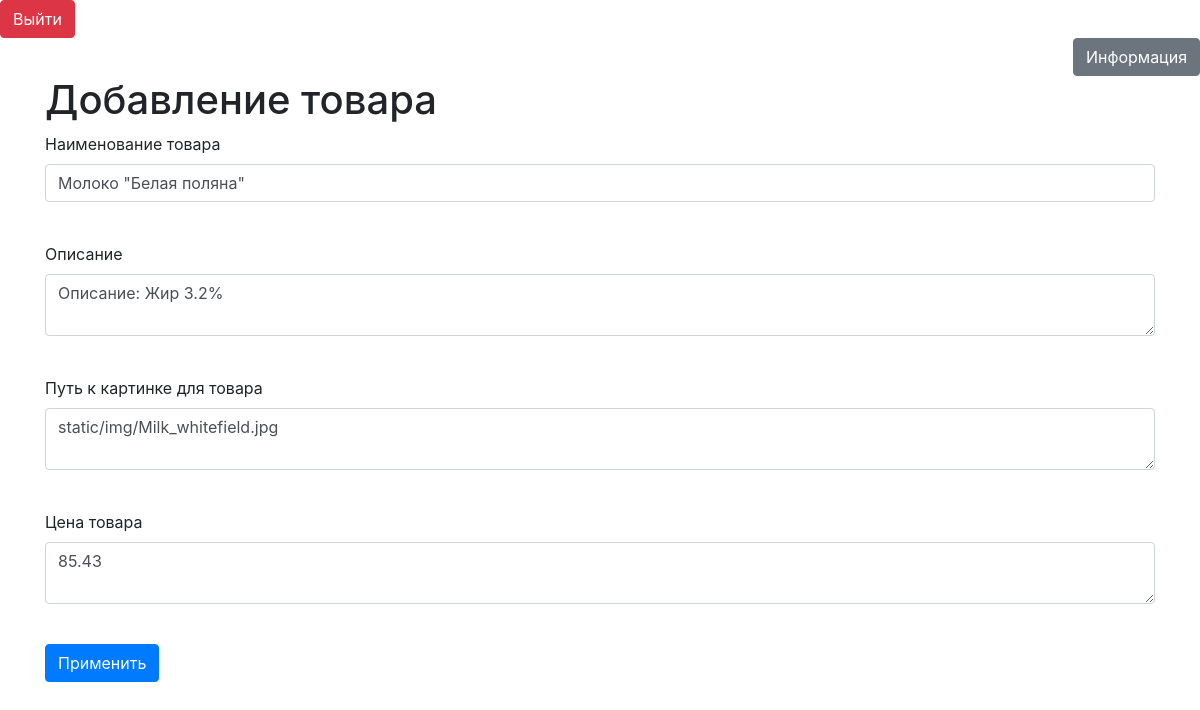
Page /products/2 (signed in) on the earlier database version.
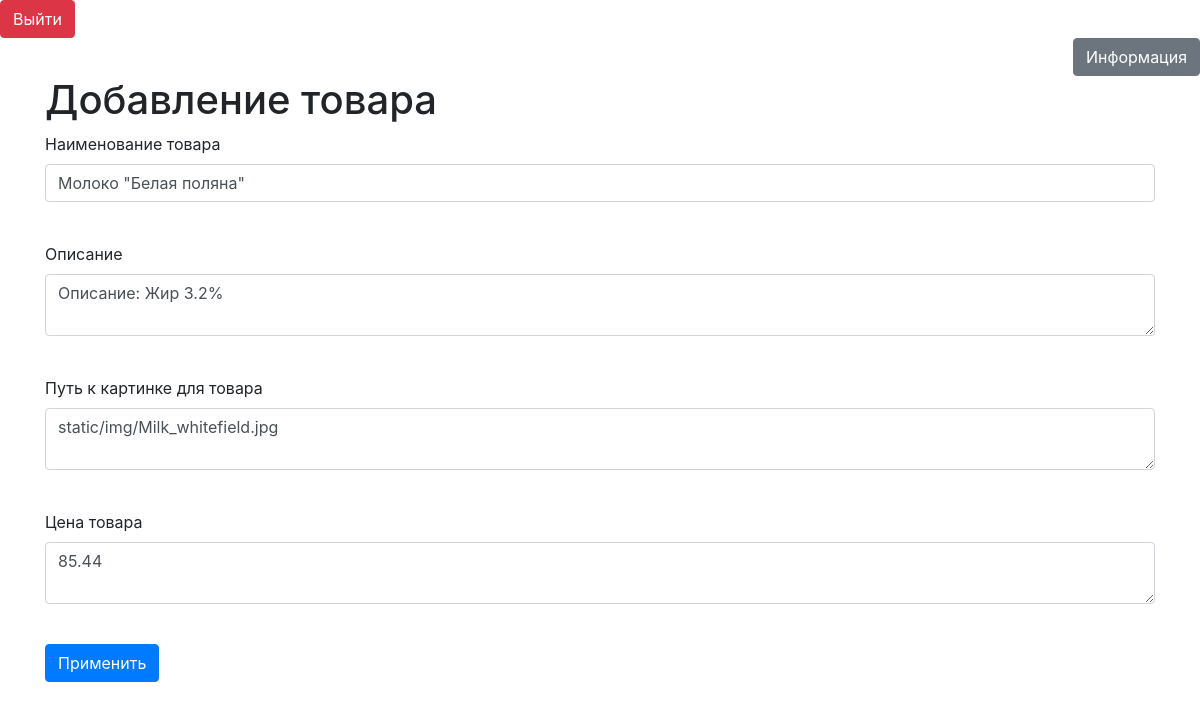
Same page on the later database version.
### data/products.py (models this page shows)
class Products(SqlAlchemyBase):
    __tablename__ = 'products'
    id = sqlalchemy.Column(sqlalchemy.Integer,
                           primary_key=True, autoincrement=True)
    title = sqlalchemy.Column(sqlalchemy.String)
    content = sqlalchemy.Column(sqlalchemy.String)
    src = sqlalchemy.Column(sqlalchemy.String, nullable=True)
    price = sqlalchemy.Column(sqlalchemy.Float, nullable=True)

### main.py (the view, shortened to what this page needs)
@app.route('/products/<int:id>', methods=['GET', 'POST'])
@login_required
def edit_products(id):
    form = ProductForm()
    if request.method == "GET":
        db_sess = db_session.create_session()
        products = db_sess.query(Products).filter(Products.id == id).first()
        if products:
            form.title.data = products.title
            form.content.data = products.content
            form.src.data = products.src
            form.price.data = products.price
        else:
            abort(404)
    return render_template('products.html',
                           title='Редактирование информации о товаре',
                           form=form
                           )

### forms/products.py
class ProductForm(FlaskForm):
    title = StringField('Наименование товара', validators=[DataRequired()])
    content = TextAreaField("Описание", validators=[DataRequired()])
    src = TextAreaField("Путь к картинке для товара", validators=[DataRequired()])
    price = TextAreaField("Цена товара", validators=[DataRequired()])
    submit = SubmitField('Применить', validators=[DataRequired()])

### data/db_session.py (called while the page is built)
def create_session() -> Session:
    global __factory
    return __factory()

### main.py (called while the page is built)
@login_manager.user_loader
def load_user(user_id):
    db_sess = db_session.create_session()
    return db_sess.query(User).get(user_id)

### templates/products.html (shortened to what this page needs)
{% extends "base.html" %}
{% block content %}
<h1>Добавление товара</h1>
<form action="" method="post">
    <p>
        {{ form.title.label }}<br>
        {{ form.title(class="form-control") }}<br>
    </p>
    <p>
        {{ form.content.label }}<br>
        {{ form.content(class="form-control") }}<br>
    </p>
    <p>
        {{ form.src.label }}<br>
        {{ form.src(class="form-control") }}<br>
    </p>
    <p>
        {{ form.price.label }}<br>
        {{ form.price(class="form-control") }}<br>
    </p>
    <p>{{ form.submit(type="submit", class="btn btn-primary") }}</p>
</form>
{% endblock %}

Differences in the rows shown:
changed Products "Молоко \"Белая поляна\"": price "85.43" → "85.44"
